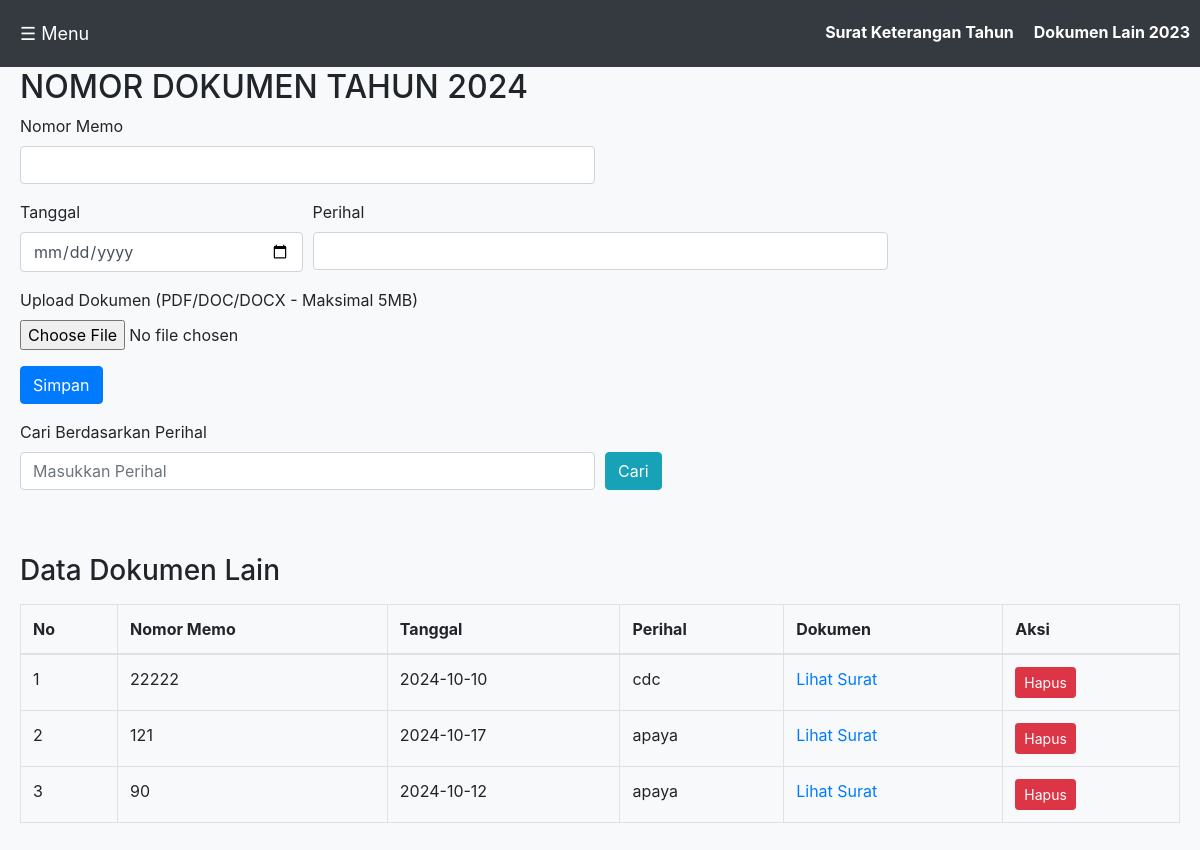
/laporan_2024.php (signed in), run on the app's committed database.
### tables this page shows
CREATE TABLE `laporan_2024` (
  `id` int(11) NOT NULL AUTO_INCREMENT,
  `nomor_memo` varchar(255) NOT NULL,
  `dokumen` varchar(255) NOT NULL,
  `tanggal` date NOT NULL,
  `perihal` text NOT NULL,
  `created_at` timestamp NULL DEFAULT current_timestamp(),
  PRIMARY KEY (`id`)
);

### laporan_2024.php (the view, shortened to what this page needs)
<?php
include 'config.php';
$search_perihal = '';
if (isset($_GET['search_perihal'])) {
    $search_perihal = $_GET['search_perihal'];
    $query = "SELECT * FROM laporan_2024 WHERE perihal LIKE '%$search_perihal%'";
} else {
    $query = "SELECT * FROM laporan_2024";
}
$result = $conn->query($query);
?>
<!DOCTYPE html>
<html lang="en">
<head>
    <link rel="stylesheet" href="https://maxcdn.bootstrapcdn.com/bootstrap/4.0.0/css/bootstrap.min.css">
</head>
<body>
<div class="navbar-top" id="navbar">
    <button class="toggle-btn" id="toggleSidebar">&#9776; Menu</button>
    <a href="dokumen_lain_2023.php" class="float-right">Dokumen Lain 2023</a>
    <a href="surat_keterangan.php" class="float-right">Surat Keterangan Tahun</a>
</div>
<div id="content" class="content">
    <h2 class="mt-5">NOMOR DOKUMEN TAHUN 2024</h2>
    <form action="laporan_2024.php" method="POST" enctype="multipart/form-data">
        <div class="form-row">
            <div class="form-group col-md-6">
                <label for="nomor">Nomor Memo</label>
                <input type="text" class="form-control" id="nomor" name="nomor" required>
            </div>
        </div>
        <div class="form-row">
            <div class="form-group col-md-3">
                <label for="tanggal">Tanggal</label>
                <input type="date" class="form-control" id="tanggal" name="tanggal" required>
            </div>
            <div class="form-group col-md-6">
                <label for="perihal">Perihal</label>
                <input type="text" class="form-control" id="perihal" name="perihal" required>
            </div>
        </div>
        <div class="form-group">
            <label for="dokumen">Upload Dokumen (PDF/DOC/DOCX - Maksimal 5MB)</label>
            <input type="file" class="form-control-file" id="dokumen" name="dokumen" required>
        </div>
        <button type="submit" class="btn btn-primary">Simpan</button>
    </form>
    <form action="laporan_2024.php" method="GET" class="mt-3">
        <div class="form-row">
            <div class="form-group col-md-6">
                <label for="search_perihal">Cari Berdasarkan Perihal</label>
                <input type="text" class="form-control" id="search_perihal" name="search_perihal" placeholder="Masukkan Perihal" value="<?php echo htmlspecialchars($search_perihal); ?>">
            </div>
            <div class="form-group col-md-2 align-self-end">
                <button type="submit" class="btn btn-info">Cari</button>
            </div>
        </div>
    </form>
    <h3 class="mt-5">Data Dokumen Lain</h3>
    <table class="table table-bordered mt-3">
        <thead>
            <tr>
                <th>No</th>
                <th>Nomor Memo</th>
                <th>Tanggal</th>
                <th>Perihal</th>
                <th>Dokumen</th>
                <th>Aksi</th>
            </tr>
        </thead>
        <tbody>
            <?php
            $no = 1;
            while ($row = $result->fetch_assoc()) :
            ?>
                <tr>
                    <td><?php echo $no++; ?></td>
                    <td><?php echo htmlspecialchars($row['nomor_memo']); ?></td>
                    <td><?php echo htmlspecialchars($row['tanggal']); ?></td>
                    <td><?php echo htmlspecialchars($row['perihal']); ?></td>
                    <td><a href="<?php echo htmlspecialchars($row['dokumen']); ?>" target="_blank">Lihat Surat</a></td>
                    <td><a href="laporan_2024.php?hapus_id=<?php echo $row['id']; ?>" class="btn btn-danger btn-sm">Hapus</a></td>
                </tr>
            <?php endwhile; ?>
        </tbody>
    </table>
</div>
</body>
</html>

### laporan_2024.php (style rules this page uses)
body { background-color: #f8f9fa; }
.content { transition: margin-left 0.3s; padding: 20px; margin-left: 0; }
.navbar-top { background-color: #343a40; color: white; position: fixed; width: 100%; top: 0; left: 0; padding: 10px 0; z-index: 200; transition: margin-top 0.3s; }
.navbar-top a { color: white; padding: 10px; text-decoration: none; font-weight: bold; }
.toggle-btn { cursor: pointer; padding: 10px 20px; font-size: 18px; color: white; background-color: #343a40; border: none; border-radius: 5px; transition: background-color 0.3s; }

### data on the page
laporan_2024: nomor_memo "22222", tanggal "2024-10-10", perihal "cdc"
laporan_2024: nomor_memo "121", tanggal "2024-10-17", perihal "apaya"
laporan_2024: nomor_memo "90", tanggal "2024-10-12", perihal "apaya"
